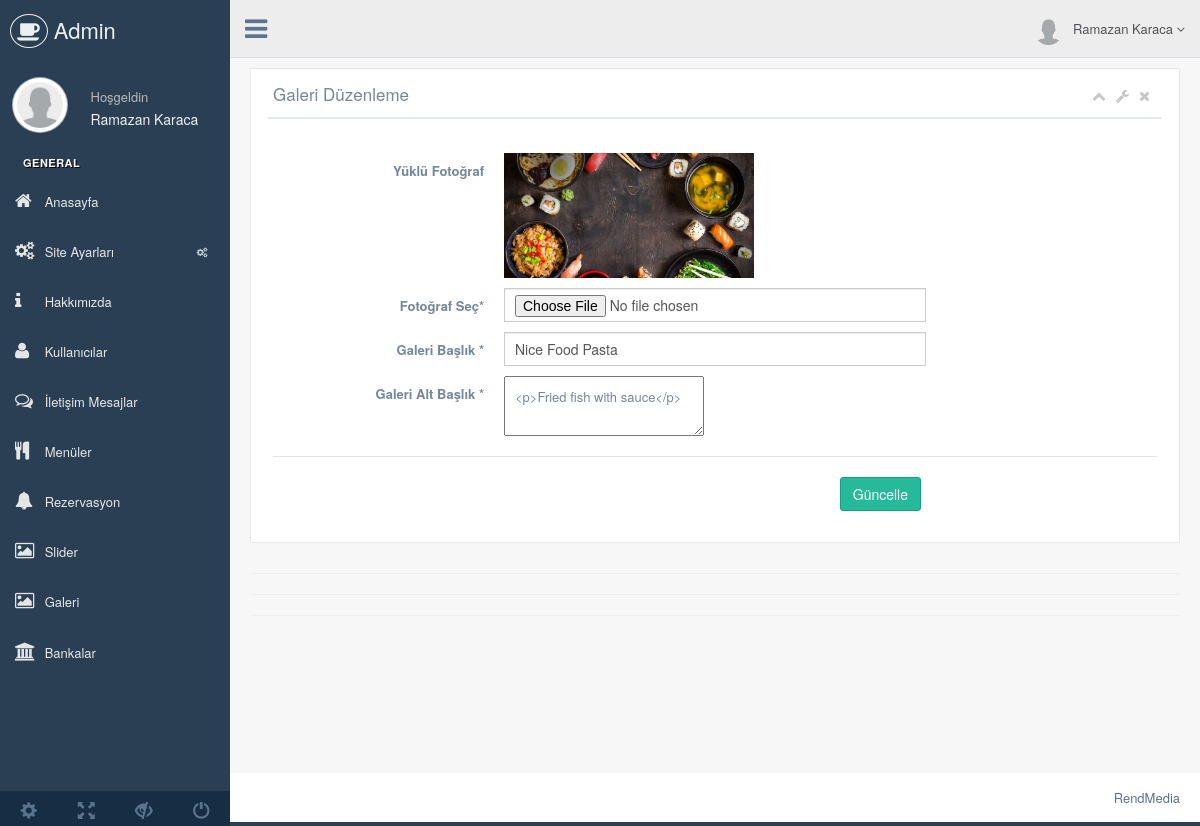
The page /admin/production/galeri-duzenle.php?galeri_id=1 (signed in) on the database its author committed.
### tables this page shows
CREATE TABLE `kullanici` (
  `kullanici_id` int(11) NOT NULL,
  `kullanici_zaman` datetime NOT NULL DEFAULT CURRENT_TIMESTAMP,
  `kullanici_mail` varchar(100) NOT NULL,
  `kullanici_password` varchar(50) NOT NULL,
  `kullanici_adsoyad` varchar(50) NOT NULL
);

CREATE TABLE `galeri` (
  `galeri_id` int(11) NOT NULL,
  `galeri_fotograf` varchar(255) NOT NULL,
  `galeri_baslik` varchar(255) NOT NULL,
  `galeri_altbaslik` varchar(255) NOT NULL
);

### admin/production/galeri-duzenle.php (the view, shortened to what this page needs)
<?php
include 'header.php';
$galerisor=$db->prepare("SELECT * FROM galeri where galeri_id=:id");
$galerisor->execute(array(
  'id' => $_GET['galeri_id']
  ));
$galericek=$galerisor->fetch(PDO::FETCH_ASSOC);
?>
<div class="right_col" role="main">
  <div class="">
    <div class="row">
      <div class="col-md-12 col-sm-12 col-xs-12">
        <div class="x_panel">
          <div class="x_title">
            <h2>Galeri Düzenleme </h2>
            <ul class="nav navbar-right panel_toolbox">
              <li><a class="collapse-link"><i class="fa fa-chevron-up"></i></a>
              </li>
              <li class="dropdown">
                <a href="#" class="dropdown-toggle" data-toggle="dropdown" role="button" aria-expanded="false"><i class="fa fa-wrench"></i></a>
              </li>
              <li><a class="close-link"><i class="fa fa-close"></i></a>
              </li>
            </ul>
            <div class="clearfix"></div>
          </div>
          <div class="x_content">
            <br />
            <form action="../../baglan/islem.php" method="POST" id="demo-form2" data-parsley-validate class="form-horizontal form-label-left">
              <div class="form-group">
                <label class="control-label col-md-3 col-sm-3 col-xs-12" for="first-name">Yüklü Fotoğraf
                </label>
                <div class="col-md-6 col-sm-6 col-xs-12">
                  <img width="250" src="../../<?php echo $galericek['galeri_fotograf']; ?>">
                </div>
              </div>
<div class="form-group">
                <label class="control-label col-md-3 col-sm-3 col-xs-12" for="first-name">Fotoğraf Seç<span class="required">*</span>
                </label>
                <div class="col-md-6 col-sm-6 col-xs-12">
                  <input type="file" id="first-name"  name="galeri_fotograf"  class="form-control col-md-7 col-xs-12">
                </div>
              </div>
              <div class="form-group">
                <label class="control-label col-md-3 col-sm-3 col-xs-12" for="first-name">Galeri Başlık <span class="required">*</span>
                </label>
                <div class="col-md-6 col-sm-6 col-xs-12">
                  <input type="text" id="first-name" name="galeri_baslik"  required="required" value="<?php echo $galericek['galeri_baslik']; ?>" class="form-control col-md-7 col-xs-12">
                </div>
              </div>
              <div class="form-group">
                <label class="control-label col-md-3 col-sm-3 col-xs-12" for="first-name">Galeri Alt Başlık <span class="required">*</span>
                </label>
                <div class="col-md-6 col-sm-6 col-xs-12">
                  <textarea  class="ckeditor" id="editor2" name="galeri_altbaslik"><?php echo $galericek['galeri_altbaslik']; ?></textarea>
                </div>
              </div>
             <div class="ln_solid"></div>
             <div class="form-group">
              <div align="right" class="col-md-6 col-sm-6 col-xs-12 col-md-offset-3">
                <button type="submit" name="galeriduzenle" class="btn btn-success">Güncelle</button>
              </div>
            </div>
          </form>
        </div>
      </div>
    </div>
  </div>
  <hr>
  <hr>
  <hr>
</div>
</div>
<?php include 'footer.php'; ?>

### admin/production/header.php (shortened to what this page needs)
<?php
include '../../ayarlar/baglan.php';
$kullanicisor=$db->prepare("SELECT * FROM kullanici where kullanici_mail=:mail");
$kullanicisor->execute(array(
  'mail' => $_SESSION['kullanici_mail']
  ));
$kullanicicek=$kullanicisor->fetch(PDO::FETCH_ASSOC);
?>
<!DOCTYPE html>
<html lang="en">
<head>
  <link href="../vendors/bootstrap/dist/css/bootstrap.min.css" rel="stylesheet">
  <link href="../vendors/font-awesome/css/font-awesome.min.css" rel="stylesheet">
  <link href="../vendors/nprogress/nprogress.css" rel="stylesheet">
  <link href="../vendors/iCheck/skins/flat/green.css" rel="stylesheet">
  <link href="../vendors/datatables.net-bs/css/dataTables.bootstrap.min.css" rel="stylesheet">
  <link href="../vendors/datatables.net-buttons-bs/css/buttons.bootstrap.min.css" rel="stylesheet">
  <link href="../vendors/datatables.net-fixedheader-bs/css/fixedHeader.bootstrap.min.css" rel="stylesheet">
  <link href="../vendors/datatables.net-responsive-bs/css/responsive.bootstrap.min.css" rel="stylesheet">
  <link href="../vendors/datatables.net-scroller-bs/css/scroller.bootstrap.min.css" rel="stylesheet">
  <link href="../vendors/dropzone/dist/min/dropzone.min.css" rel="stylesheet">
  <link href="../build/css/custom.min.css" rel="stylesheet">
</head>
<body class="nav-md">
  <div class="container body">
    <div class="main_container">
      <div class="col-md-3 left_col">
        <div class="left_col scroll-view">
          <div class="navbar nav_title" style="border: 0;">
            <a href="../production/index.php" class="site_title"><i class="fa fa-coffee"></i> <span>Admin</span></a>
          </div>
          <div class="profile clearfix">
            <div class="profile_pic">
              <img src="images/user.png" alt="..." class="img-circle profile_img">
            </div>
            <div class="profile_info">
              <span>Hoşgeldin</span>
              <h2><?php echo $kullanicicek['kullanici_adsoyad'] ?></h2>
            </div>
          </div>
          <br />
          <div id="sidebar-menu" class="main_menu_side hidden-print main_menu">
            <div class="menu_section">
              <h3>General</h3>
              <ul class="nav side-menu">
                <li><a href="index.php"><i class="fa fa-home"></i> Anasayfa </a></li>
                <li><a><i class="fa fa-cogs"></i> Site Ayarları <span class="fa fa-cogs"></span></a>
             </li>
             <li><a href="hakkimizda.php"><i class="fa fa-info"></i> Hakkımızda </a></li>
             <li><a href="kullanici.php"><i class="fa fa-user"></i> Kullanıcılar </a></li>
             <li><a href="iletisim.php"><i class="fa fa-comments-o"></i> İletişim Mesajlar </a></li>
             <li><a href="menu.php"><i class="fa fa-cutlery"></i> Menüler </a></li>
             <li><a href="rezervasyon.php"><i class="fa fa-bell"></i> Rezervasyon </a></li>
             <li><a href="slider.php"><i class="fa fa-image"></i> Slider </a></li>
             <li><a href="galeri.php"><i class="fa fa-picture-o"></i> Galeri </a></li>
             <li><a href="banka.php"><i class="fa fa-bank"></i> Bankalar </a></li>
           </ul>
         </div>
       </div>
       <div class="sidebar-footer hidden-small">
        <a data-toggle="tooltip" data-placement="top" title="Settings">
          <span class="glyphicon glyphicon-cog" aria-hidden="true"></span>
        </a>
        <a data-toggle="tooltip" data-placement="top" title="FullScreen">
          <span class="glyphicon glyphicon-fullscreen" aria-hidden="true"></span>
        </a>
        <a data-toggle="tooltip" data-placement="top" title="Lock">
          <span class="glyphicon glyphicon-eye-close" aria-hidden="true"></span>
        </a>
        <a data-toggle="tooltip" data-placement="top" title="Logout">
          <span class="glyphicon glyphicon-off" aria-hidden="true"></span>
        </a>
      </div>
    </div>
  </div>
  <div class="top_nav">
    <div class="nav_menu">
      <nav>
        <div class="nav toggle">
          <a id="menu_toggle"><i class="fa fa-bars"></i></a>
        </div>
        <ul class="nav navbar-nav navbar-right">
          <li class="">
            <a href="javascript:;" class="user-profile dropdown-toggle" data-toggle="dropdown" aria-expanded="false">
              <img src="images/user.png" alt=""><?php echo $kullanicicek['kullanici_adsoyad'] ?>
              <span class=" fa fa-angle-down"></span>
            </a>
          </li>
            </ul>
      </nav>
    </div>
  </div>

### rows shown on the page
kullanici: kullanici_adsoyad "Ramazan Karaca"
galeri: galeri_fotograf (picture), galeri_baslik "Nice Food Pasta", galeri_altbaslik "<p>Fried fish with sauce</p>"
